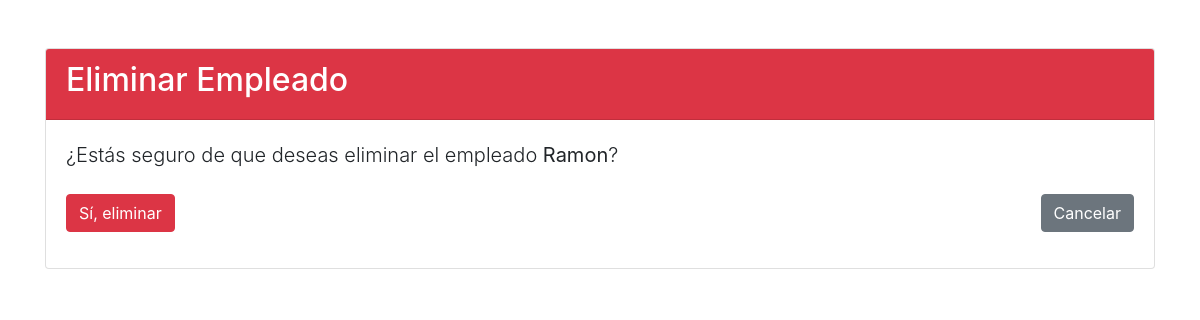
Before: /app/empleado-elimina/1/ with the older database file.
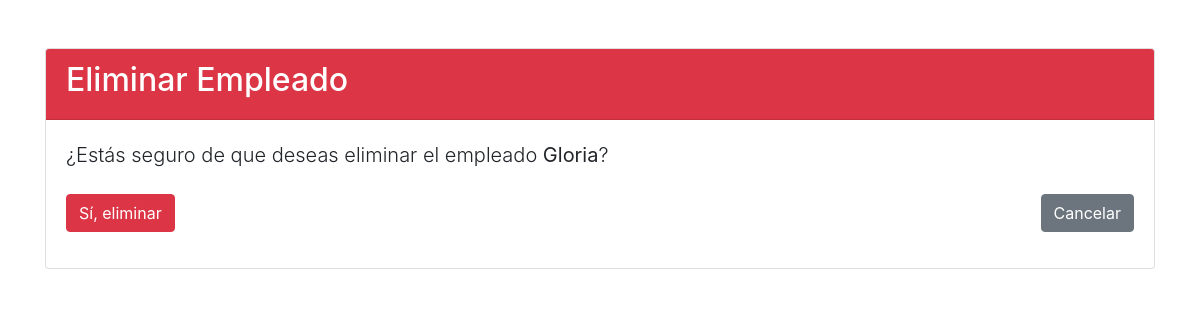
After: the same page with the newer database file.
### AppProyectoFinal/models.py (models this page shows, shortened)
class EmpleadoCla(models.Model):
    nombre = models.CharField(max_length=100)
    apellido = models.CharField(max_length=100)
    email = models.EmailField(unique=True)
    telefono = models.CharField(max_length=15, blank=True)
    puesto = models.CharField(max_length=100)

### AppProyectoFinal/views.py (the view)
# urls.py: path('empleado-elimina/<pk>/', EmpleadoDelete.as_view(), name='EliminaEmpleado'),
class EmpleadoDelete(DeleteView):
    model=EmpleadoCla
    template_name="Empleado_delete.html"
    success_url=reverse_lazy('ListaEmpleado')

### ultima_entrega_rothamel_esteban/templates/Empleado_delete.html (shortened to what this page needs)
<html lang="es">
<head>
    <link rel="stylesheet" href="https://maxcdn.bootstrapcdn.com/bootstrap/4.0.0/css/bootstrap.min.css">
</head>
{% block content %}
<div class="container mt-5">
    <div class="card">
        <div class="card-header bg-danger text-white">
            <h2>Eliminar Empleado</h2>
        </div>
        <div class="card-body">
            <p class="lead">¿Estás seguro de que deseas eliminar el empleado <strong>{{ object.nombre }}</strong>?</p>
            <form method="post" class="mt-4">{% csrf_token %}
                <div class="d-flex justify-content-between">
                    <button type="submit" class="btn btn-danger">Sí, eliminar</button>
                    <a href="{% url 'ListaEmpleado' %}" class="btn btn-secondary">Cancelar</a>
                </div>
            </form>
        </div>
    </div>
</div>
{% endblock %}
<body>
</body>
</html>

Changed rows visible on the page:
changed EmpleadoCla: nombre "Ramon" → "Gloria"
